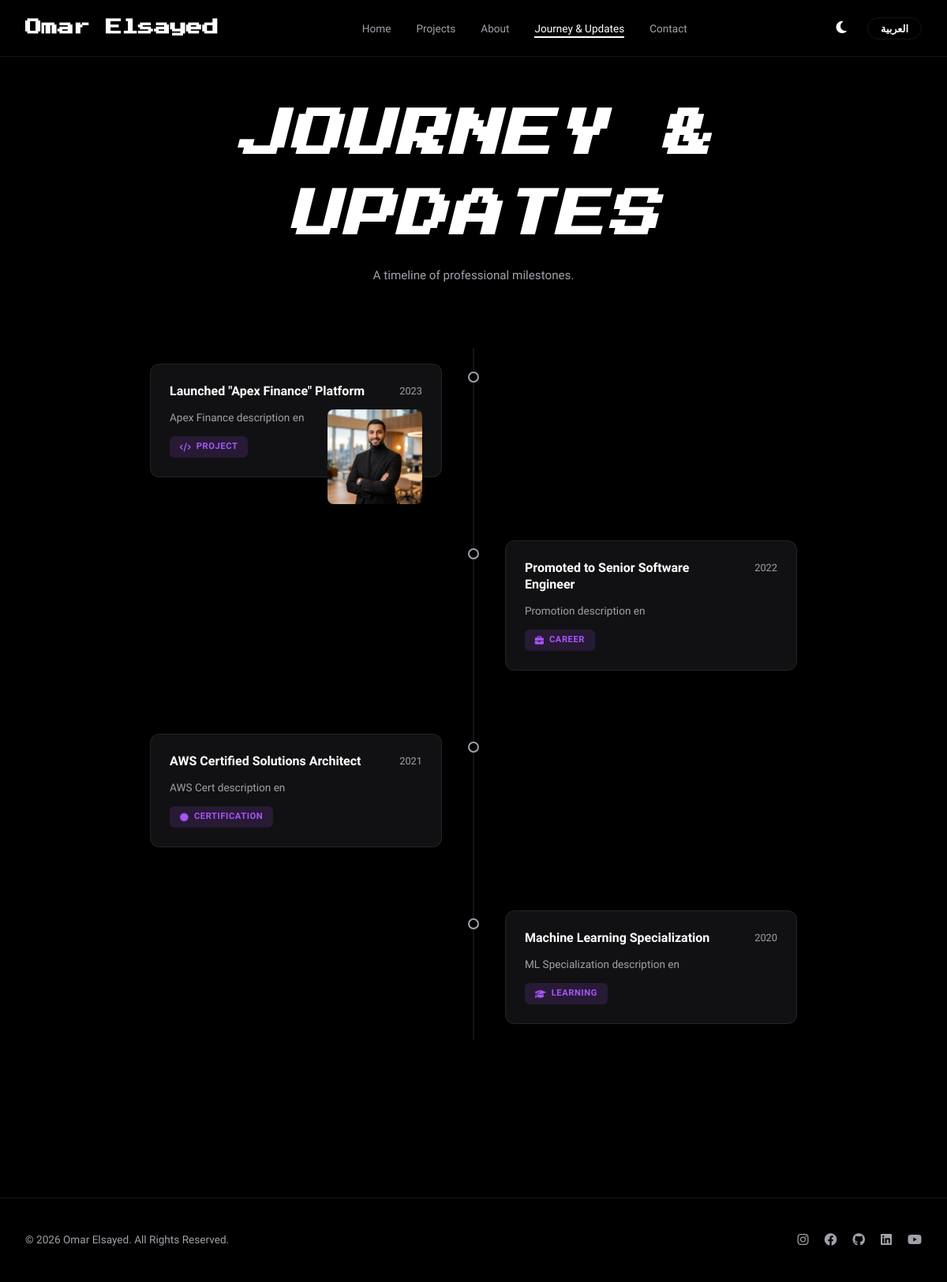
Page /blog on the committed database.
### tables this page shows
CREATE TABLE `translations` (
  `id` int NOT NULL AUTO_INCREMENT,
  `msgid` varchar(255) NOT NULL,
  `en` text,
  `ar` text,
  `created_at` timestamp NULL DEFAULT CURRENT_TIMESTAMP,
  PRIMARY KEY (`id`),
  UNIQUE KEY `msgid` (`msgid`)
);

CREATE TABLE `journey` (
  `id` int NOT NULL AUTO_INCREMENT,
  `date_en` varchar(255) DEFAULT NULL,
  `date_ar` varchar(255) DEFAULT NULL,
  `title_en` varchar(255) DEFAULT NULL,
  `title_ar` varchar(255) DEFAULT NULL,
  `description_en` text,
  `description_ar` text,
  `tag_en` varchar(255) DEFAULT NULL,
  `tag_ar` varchar(255) DEFAULT NULL,
  `tag_type` varchar(50) DEFAULT NULL,
  `side` enum('left','right') DEFAULT 'left',
  `image` varchar(255) DEFAULT NULL,
  `created_at` timestamp NULL DEFAULT CURRENT_TIMESTAMP,
  PRIMARY KEY (`id`)
);

### public/index.php (called while the page is built, shortened)
<?php
require_once APP_PATH . '/helpers.php';
spl_autoload_register(function ($class) {
    $path = BASE_PATH . '/' . str_replace('\\', '/', $class) . '.php';
});
require_once APP_PATH . '/Router.php';
$router = new app\Router();
$router->add('', 'app\controllers\HomeController', 'index');
$router->add('about', 'app\controllers\AboutController', 'index');
$router->add('projects', 'app\controllers\ProjectController', 'index');
$router->add('projects/:slug', 'app\controllers\ProjectController', 'detail');
$router->add('blog', 'app\controllers\BlogController', 'index');
$router->add('contact', 'app\controllers\ContactController', 'index');
$router->add('contact/submit', 'app\controllers\ContactController', 'submit');
$router->add('lang', 'app\controllers\Controller', 'switchLang');
$url = $_GET['url'] ?? '';
$router->dispatch($url);

### app/controllers/BlogController.php (called while the page is built, shortened)
<?php
class BlogController extends Controller
{
    public function index()
    {
        $this->render('blog', [
            'title_key' => 'nav_blog',
            'active_page' => 'blog'
        ]);
    }
}

### app/helpers.php (called while the page is built, shortened)
<?php
function translate($msgid) {
    $lang = $_SESSION['lang'] ?? $_COOKIE['lang'] ?? 'en';
    return Translation::get($msgid, $lang);
}
function t($msgid) {
    $text = translate($msgid);
    $is_admin = isset($_SESSION['admin_user_id']);
    return $text;
}
function get_current_lang() {
    return $_SESSION['lang'] ?? $_COOKIE['lang'] ?? 'en';
}
function is_rtl() {
    return get_current_lang() === 'ar';
}

### app/models/Translation.php (called while the page is built, shortened)
<?php
class Translation extends Model
{
    public static function get($msgid, $lang = 'en')
    {
        $sql = "SELECT `$lang` FROM translations WHERE msgid = ? LIMIT 1";
        $stmt = self::query($sql, [$msgid]);
        $result = $stmt->fetch();
        return $result[$lang] ?? $msgid;
    }
}

### app/models/Model.php (called while the page is built, shortened)
<?php
abstract class Model
{
    protected static $db;
    public static function connect()
    {
        if (self::$db === null) {
            $host = getenv('DB_HOST') !== false ? getenv('DB_HOST') : 'localhost';
            $name = getenv('DB_NAME') !== false ? getenv('DB_NAME') : 'portfolio';
            $user = getenv('DB_USER') !== false ? getenv('DB_USER') : 'root';
            $pass = getenv('DB_PASS') !== false ? getenv('DB_PASS') : 'root';
            try {
                self::$db = new PDO("mysql:host=$host;dbname=$name;charset=utf8mb4", $user, $pass);
                self::$db->setAttribute(PDO::ATTR_ERRMODE, PDO::ERRMODE_EXCEPTION);
                self::$db->setAttribute(PDO::ATTR_DEFAULT_FETCH_MODE, PDO::FETCH_ASSOC);
                self::$db->exec("SET NAMES utf8mb4");
            } catch (PDOException $e) {
                die("Connection failed: " . $e->getMessage());
            }
        }
        return self::$db;
    }
    protected static function query($sql, $params = [])
    {
        $stmt = self::connect()->prepare($sql);
        $stmt->execute($params);
        return $stmt;
    }
}

### app/models/Journey.php (called while the page is built, shortened)
<?php
class Journey extends Model {
    public static function all() {
        return self::query("SELECT * FROM journey ORDER BY created_at DESC")->fetchAll();
    }
}

### app/views/blog.php (the view, shortened to what this page needs)
<?php
include PARTIAL_PATH . '/header.php';
$journeyEntries = Journey::all();
$lang = get_current_lang();
?>
<section class="journey-header" id="journey-header">
    <div class="container">
        <h1 class="journey-heading"><?= t('journey_heading') ?></h1>
        <p class="journey-subtitle"><?= t('journey_subtitle') ?></p>
    </div>
</section>
<section class="journey-timeline" id="journey-timeline">
    <div class="container">
        <div class="timeline">
            <?php foreach ($journeyEntries as $j): ?>
            <div class="timeline-item timeline-<?= $j['side'] ?>">
                <div class="timeline-dot"></div>
                <div class="timeline-card">
                    <div class="timeline-card-header">
                        <h3><?= $j['title_'.$lang] ?></h3>
                        <span class="timeline-date"><?= $j['date_'.$lang] ?></span>
                    </div>
                    <div class="timeline-card-body">
                        <?php if ($j['image']): ?>
                            <img src="<?= $j['image'] ?>" alt="<?= $j['title_'.$lang] ?>" class="timeline-card-img">
                        <?php endif; ?>
                        <p><?= $j['description_'.$lang] ?></p>
                    </div>
                    <span class="timeline-tag tag-<?= $j['tag_type'] ?>">
                        <i class="fas fa-<?= $j['tag_type'] === 'project' ? 'code' : ($j['tag_type'] === 'career' ? 'briefcase' : ($j['tag_type'] === 'cert' ? 'certificate' : 'graduation-cap')) ?>"></i>
                        <?= $j['tag_'.$lang] ?>
                    </span>
                </div>
            </div>
            <?php endforeach; ?>
        </div>
    </div>
</section>
<?php include PARTIAL_PATH . '/footer.php'; ?>

### app/Router.php (shortened to what this page needs)
<?php
class Router
{
    protected $routes = [];
    public function add($url, $controller, $action)
    {
        $this->routes[$url] = [
            'controller' => $controller,
            'action' => $action
        ];
    }
    public function dispatch($url)
    {
        $url = trim($url, '/');
        foreach ($this->routes as $routeUrl => $routeData) {
            $pattern = preg_replace('/:[a-zA-Z0-9_]+/', '([^/]+)', $routeUrl);
            $pattern = '#^' . $pattern . '$#';
            if (preg_match($pattern, $url, $matches)) {
                array_shift($matches);
                $controllerName = $routeData['controller'];
                $action = $routeData['action'];
                if (class_exists($controllerName)) {
                    $controller = new $controllerName();
                    if (method_exists($controller, $action)) {
                        call_user_func_array([$controller, $action], $matches);
                        return;
                    } else {
                        $this->abort(404, "Action '$action' not found in controller '$controllerName'");
                    }
                } else {
                    $this->abort(404, "Controller '$controllerName' not found");
                }
            }
        }
    }
}

### app/controllers/Controller.php (shortened to what this page needs)
<?php
class Controller
{
    protected function render($view, $data = [])
    {
        extract($data);
        $viewFile = VIEW_PATH . '/' . $view . '.php';
        if (file_exists($viewFile)) {
            require_once $viewFile;
        } else {
            die("View file '$view' not found at $viewFile");
        }
    }
}

### partials/header.php (shortened to what this page needs)
<!DOCTYPE html>
<html lang="<?= get_current_lang() ?>" dir="<?= is_rtl() ? 'rtl' : 'ltr' ?>">
<head>
    <link rel="stylesheet" href="https://cdnjs.cloudflare.com/ajax/libs/font-awesome/6.4.0/css/all.min.css">
    <link rel="stylesheet" href="/assets/css/style.css">
</head>
<body class="<?= $_COOKIE['theme'] ?? 'dark' ?>-mode">
    <header id="site-header">
        <nav class="container">
            <div class="logo">
                <a href="/"><?= t('hero_name') ?></a>
            </div>
            <ul class="nav-links" id="nav-links">
                <li><a href="/" class="<?= ($active_page === 'home') ? 'active' : ''; ?>"><?= t('nav_home') ?></a></li>
                <li><a href="/projects" class="<?= ($active_page === 'projects') ? 'active' : ''; ?>"><?= t('nav_projects') ?></a></li>
                <li><a href="/about" class="<?= ($active_page === 'about') ? 'active' : ''; ?>"><?= t('nav_about') ?></a></li>
                <li><a href="/blog" class="<?= ($active_page === 'blog') ? 'active' : ''; ?>"><?= t('nav_blog') ?></a></li>
                <li><a href="/contact" class="<?= ($active_page === 'contact') ? 'active' : ''; ?>"><?= t('nav_contact') ?></a></li>
            </ul>
            <div class="header-actions">
                <button id="theme-toggle" class="icon-btn" aria-label="Toggle theme">
                    <i class="fas fa-moon"></i>
                </button>
                <div class="lang-switcher">
                    <?php if (get_current_lang() === 'en'): ?>
                        <a href="/lang?lang=ar" class="lang-link" id="lang-switch">العربية</a>
                    <?php else: ?>
                        <a href="/lang?lang=en" class="lang-link" id="lang-switch">English</a>
                    <?php endif; ?>
                </div>
            </div>
        </nav>
    </header>
    <main>

### partials/footer.php (shortened to what this page needs)
    </main>
    <footer>
        <div class="container">
            <div class="footer-content">
                <div class="footer-bottom">
                    <p>&copy; <?= date('Y') ?> <?= t('hero_name') ?>. <?= t('footer_rights') ?></p>
                </div>
                <div class="footer-socials">
                    <a href="https://www.instagram.com/omar_hesham_turbo/" target="_blank" aria-label="Instagram"><i class="fab fa-instagram"></i></a>
                    <a href="https://www.facebook.com/omar.turboo.1/" target="_blank" aria-label="Facebook"><i class="fab fa-facebook"></i></a>
                    <a href="https://<?= translate('contact_github') ?>" target="_blank" aria-label="GitHub"><i class="fab fa-github"></i></a>
                    <a href="https://<?= translate('contact_linkedin') ?>" target="_blank" aria-label="LinkedIn"><i class="fab fa-linkedin"></i></a>
                    <a href="https://youtube.com/@omarelsayed" target="_blank" aria-label="YouTube"><i class="fab fa-youtube"></i></a>
                </div>
            </div>
        </div>
    </footer>
</body>
</html>

### rows in the picture
translations: en "Omar Elsayed"
translations: en "Home"
translations: en "Projects"
translations: en "About"
translations: en "Journey & Updates"
translations: en "Contact"
translations: en "JOURNEY & UPDATES"
translations: en "A timeline of professional milestones."
journey: title_en "Launched \"Apex Finance\" Platform", date_en "2023", image (picture), description_en "Apex Finance description en", tag_en "PROJECT"
journey: title_en "Promoted to Senior Software Engineer", date_en "2022", description_en "Promotion description en", tag_en "CAREER"
journey: title_en "AWS Certified Solutions Architect", date_en "2021", description_en "AWS Cert description en", tag_en "CERTIFICATION"
journey: title_en "Machine Learning Specialization", date_en "2020", description_en "ML Specialization description en", tag_en "LEARNING"
translations: en "All Rights Reserved."
